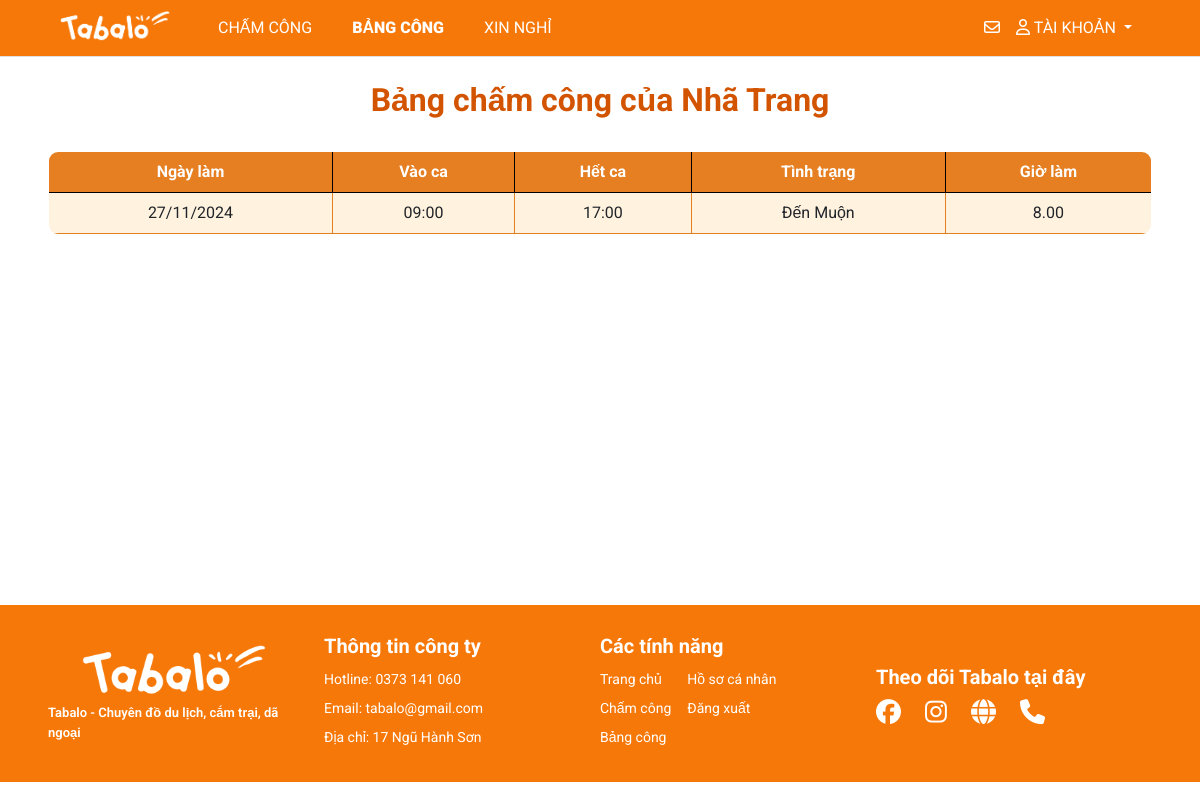
Page /sheet/33trangnha/ (signed in) on the earlier database version.
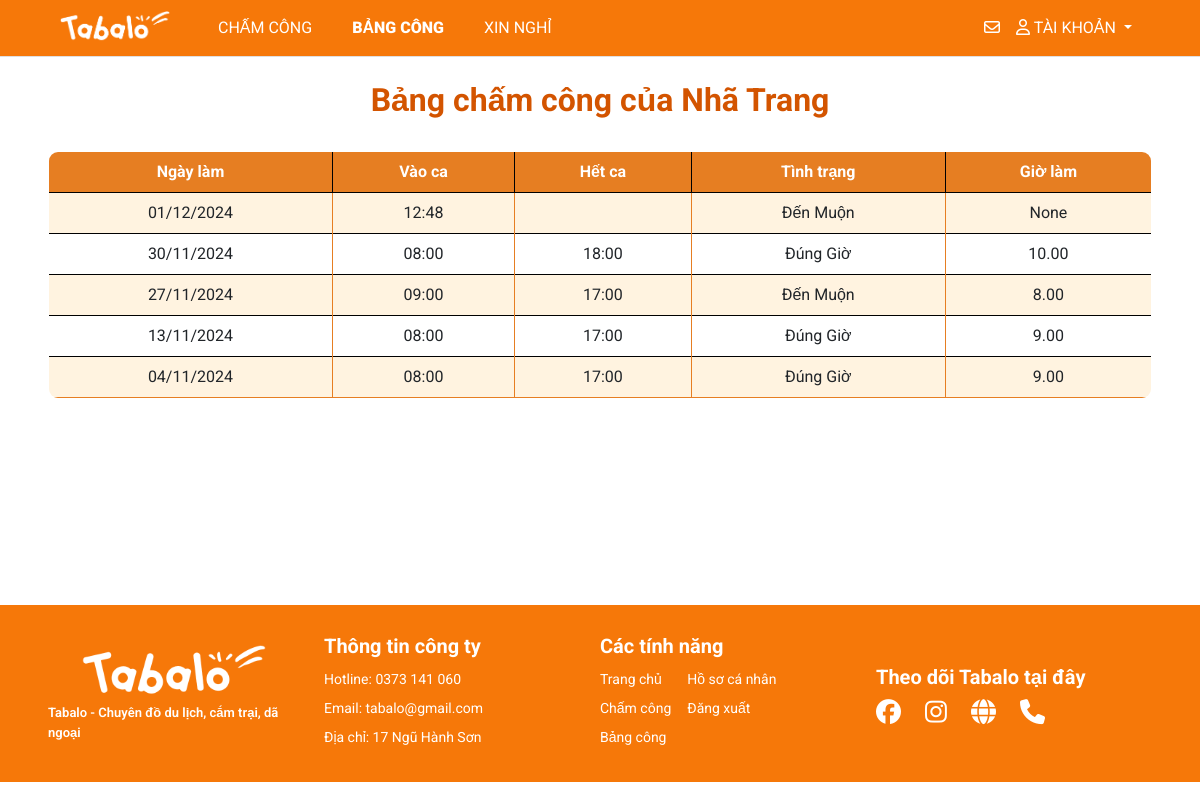
Same page on the later database version.
### myapp/models.py (models this page shows, shortened)
class Sheet(models.Model):
    user=models.ForeignKey(User,on_delete=models.CASCADE)
    date=models.DateField()
    checkin=models.TimeField()
    checkout=models.TimeField(blank=True, null=True)
    work_hour=models.DecimalField(max_digits=5, decimal_places=2, blank=True, null=True)
    status=models.CharField(max_length=20, choices=[('Đúng Giờ', 'Đúng Giờ'), ('Đến Muộn', 'Đến Muộn')], default='Đúng Giờ')
    ot = models.IntegerField(null=True, blank=True, default=1)
    late_time = models.IntegerField(null=True, blank=True, default=0)  # Add late_time field

### myapp/views.py (the view)
# urls.py: path('sheet/', views.main_sheet, name='main-sheet'),
def sheet(request, username):
    try:
        user = User.objects.get(username=username)
    except User.DoesNotExist:
        user = None
    if user and request.user.is_authenticated:
        if request.user.username == username:
            title = f'Bảng chấm công {username}'
            sheets = Sheet.objects.filter(user=user).order_by('-date')
            total_hour = sheets.aggregate(total_hour=Sum('work_hour'))['total_hour'] or 0
            try:
                profile = Profile.objects.get(user=user)
                total_salary = total_hour * profile.salary
            except Profile.DoesNotExist:
                total_salary = 0  # Nếu không có Profile, gán lương bằng 0
            count_late = sheets.filter(status='Đến Muộn').count()
            context = {
                'title': title,
                'sheets': sheets,
                'total_hour': total_hour,
                'total_salary': total_salary,
                'count_late': count_late,
            }
            return render(request, 'pages/sheet.html', context)
        else:
            messages.warning(request, 'Hãy vào tài khoản của mình để xem')
            return redirect('sheet', username=request.user.username)
    else:
        messages.error(request, 'Vui lòng đăng nhập')
        return redirect('home')

### management/context_processors.py (called while the page is built)
def pending_dayoff(request):
  count_pending = DayOffRequest.objects.filter(status='pending').count()
  return {'count_pending': count_pending}

### templates/pages/sheet.html (shortened to what this page needs)
{% extends '../layouts/base.html' %}
{% block main %}
<br>
<h1 style="text-align: center; font-size: 2rem; font-weight: bold; color: #D35400;">Bảng chấm công của {{ request.user.first_name }} {{ request.user.last_name }}</h1>
<br>
<table class="table table-hover table-bordered custom-border" style="border-radius: 10px; overflow: hidden;">
  <thead class="bg-tab text-white" style="background-color: #E67E22;">
    <tr>
      <th scope="col" class="text-center" style="vertical-align: middle;">Ngày làm</th>
      <th scope="col" class="text-center" style="vertical-align: middle;">Vào ca</th>
      <th scope="col" class="text-center" style="vertical-align: middle;">Hết ca</th>
      <th scope="col" class="text-center" style="vertical-align: middle;">Tình trạng</th>
      <th scope="col" class="text-center" style="vertical-align: middle;">Giờ làm</th>
    </tr>
  </thead>
  <tbody>
    {% for sheet in sheets %}
    <tr style="transition: background-color 0.3s;">
      <td class="text-center align-middle border-cell">{{ sheet.date|date:"d/m/Y" }}</td>
      <td class="text-center align-middle border-cell">{{ sheet.checkin|date:"H:i" }}</td>
      <td class="text-center align-middle border-cell">{{ sheet.checkout|date:"H:i" }}</td>
      <td class="text-center align-middle border-cell">{{ sheet.status }}</td>
      <td class="text-center align-middle border-cell">{{ sheet.work_hour }}</td>
    </tr>
    {% endfor %}
  </tbody>
</table>
<br>
{% endblock %}

Differences in the rows shown:
added Sheet: date "01/12/2024", checkin "12:48", status "Đến Muộn", work_hour "None"
added Sheet: date "30/11/2024", checkin "08:00", checkout "18:00", status "Đúng Giờ", work_hour "10.00"
added Sheet: date "13/11/2024", checkin "08:00", checkout "17:00", status "Đúng Giờ", work_hour "9.00"
added Sheet: date "04/11/2024", checkin "08:00", checkout "17:00", status "Đúng Giờ", work_hour "9.00"
